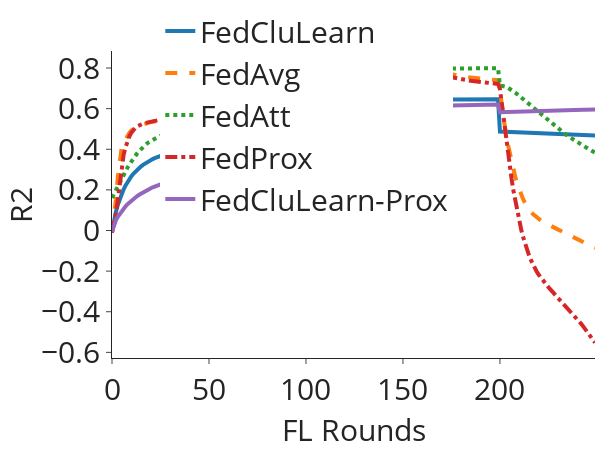

The notebook cell saved with this chart:
### Code cell
mse_column = 'r2'
# n_rounds, y = preprocessing_results(filenames=[global_FedCluLearn, global_FedCluLearn_recent, global_FedCluLearn_percentage, global_FedAvg, global_FedAtt, global_FedProx, global_FedCluLearn_Prox, global_FedCluLearn_Prox_recent, None], mse_column=mse_column)
# global_filenames = [global_FedCluLearn, global_FedAvg, global_FedAtt, global_FedProx, global_FedCluLearn_Prox]
global_filenames = [global_FedCluLearn, global_FedAvg, global_FedAtt, global_FedProx, global_FedCluLearn_Prox]
n_rounds, y = preprocessing_results(filenames=global_filenames, mse_column=mse_column)
#Avg {mse_column.upper()} Global model
plot_plotly(n_rounds, y, title=f'', y_axis_title=f'{mse_column.upper()}', y_axis_max=1, name='I3_r2_percentage')

### Figure 1 — Plotly figure (JSON) as saved in the notebook; plotly's stock layout.template omitted (floating-point values rounded to 4 significant figures; data arrays with more than 128 entries replaced by an {"elided": "..."} marker saying what was removed)
{"data": [{"line": {"dash": "solid", "width": 4}, "mode": "lines", "name": "FedCluLearn", "type": "scatter", "x": {"elided": "251 int values"}, "y": {"elided": "250 float values"}}, {"line": {"dash": "dash", "width": 4}, "mode": "lines", "name": "FedAvg", "type": "scatter", "x": {"elided": "251 int values"}, "y": {"elided": "250 float values"}}, {"line": {"dash": "dot", "width": 4}, "mode": "lines", "name": "FedAtt", "type": "scatter", "x": {"elided": "251 int values"}, "y": {"elided": "250 float values"}}, {"line": {"dash": "dashdot", "width": 4}, "mode": "lines", "name": "FedProx", "type": "scatter", "x": {"elided": "251 int values"}, "y": {"elided": "250 float values"}}, {"line": {"dash": "solid", "width": 4}, "mode": "lines", "name": "FedCluLearn-Prox", "type": "scatter", "x": {"elided": "251 int values"}, "y": {"elided": "250 float values"}}], "layout": {"height": 450, "legend": {"font": {"size": 30}, "orientation": "h", "tracegroupgap": 5, "traceorder": "normal", "x": 0.1, "xanchor": "left", "y": 1.15, "yanchor": "top"}, "margin": {"b": 5, "l": 5, "r": 5, "t": 5}, "showlegend": true, "title": {"text": ""}, "width": 600, "xaxis": {"tickfont": {"size": 30}, "title": {"font": {"size": 30}, "text": "FL Rounds"}}, "yaxis": {"tickfont": {"size": 30}, "title": {"font": {"size": 30}, "text": "R2"}}}}
